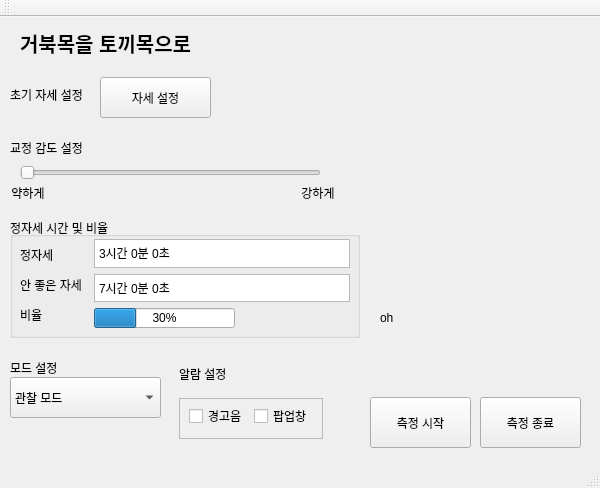
<?xml version="1.0" encoding="UTF-8"?>
<ui version="4.0">
 <class>iHunchClass</class>
 <widget class="QMainWindow" name="iHunchClass">
  <property name="geometry">
   <rect>
    <x>0</x>
    <y>0</y>
    <width>600</width>
    <height>488</height>
   </rect>
  </property>
  <property name="minimumSize">
   <size>
    <width>600</width>
    <height>400</height>
   </size>
  </property>
  <property name="windowTitle">
   <string>iHunch</string>
  </property>
  <property name="windowIcon">
   <iconset resource="iHunch.qrc">
    <normaloff>:/iHunch/gb.png</normaloff>:/iHunch/gb.png</iconset>
  </property>
  <widget class="QWidget" name="centralWidget">
   <widget class="QLabel" name="label">
    <property name="geometry">
     <rect>
      <x>20</x>
      <y>0</y>
      <width>211</width>
      <height>51</height>
     </rect>
    </property>
    <property name="font">
     <font>
      <pointsize>15</pointsize>
      <weight>75</weight>
      <bold>true</bold>
     </font>
    </property>
    <property name="text">
     <string>거북목을 토끼목으로</string>
    </property>
   </widget>
   <widget class="QLabel" name="label_2">
    <property name="geometry">
     <rect>
      <x>10</x>
      <y>70</y>
      <width>121</width>
      <height>16</height>
     </rect>
    </property>
    <property name="text">
     <string>초기 자세 설정</string>
    </property>
   </widget>
   <widget class="QPushButton" name="pushButton">
    <property name="geometry">
     <rect>
      <x>100</x>
      <y>60</y>
      <width>111</width>
      <height>41</height>
     </rect>
    </property>
    <property name="text">
     <string>자세 설정</string>
    </property>
   </widget>
   <widget class="QLabel" name="label_3">
    <property name="geometry">
     <rect>
      <x>10</x>
      <y>120</y>
      <width>91</width>
      <height>21</height>
     </rect>
    </property>
    <property name="text">
     <string>교정 감도 설정</string>
    </property>
   </widget>
   <widget class="QSlider" name="horizontalSlider">
    <property name="geometry">
     <rect>
      <x>20</x>
      <y>140</y>
      <width>301</width>
      <height>31</height>
     </rect>
    </property>
    <property name="minimum">
     <number>1</number>
    </property>
    <property name="maximum">
     <number>5</number>
    </property>
    <property name="orientation">
     <enum>Qt::Horizontal</enum>
    </property>
   </widget>
   <widget class="QLabel" name="label_4">
    <property name="geometry">
     <rect>
      <x>0</x>
      <y>170</y>
      <width>56</width>
      <height>12</height>
     </rect>
    </property>
    <property name="text">
     <string>약하게</string>
    </property>
    <property name="alignment">
     <set>Qt::AlignCenter</set>
    </property>
   </widget>
   <widget class="QLabel" name="label_5">
    <property name="geometry">
     <rect>
      <x>290</x>
      <y>170</y>
      <width>56</width>
      <height>12</height>
     </rect>
    </property>
    <property name="text">
     <string>강하게</string>
    </property>
    <property name="alignment">
     <set>Qt::AlignCenter</set>
    </property>
   </widget>
   <widget class="QGroupBox" name="groupBox">
    <property name="geometry">
     <rect>
      <x>10</x>
      <y>200</y>
      <width>350</width>
      <height>121</height>
     </rect>
    </property>
    <property name="title">
     <string>정자세 시간 및 비율</string>
    </property>
    <property name="alignment">
     <set>Qt::AlignLeading|Qt::AlignLeft|Qt::AlignVCenter</set>
    </property>
    <property name="flat">
     <bool>false</bool>
    </property>
    <property name="checkable">
     <bool>false</bool>
    </property>
    <widget class="QLabel" name="label_6">
     <property name="geometry">
      <rect>
       <x>10</x>
       <y>30</y>
       <width>36</width>
       <height>16</height>
      </rect>
     </property>
     <property name="text">
      <string>정자세</string>
     </property>
     <property name="alignment">
      <set>Qt::AlignLeading|Qt::AlignLeft|Qt::AlignVCenter</set>
     </property>
    </widget>
    <widget class="QLabel" name="label_7">
     <property name="geometry">
      <rect>
       <x>10</x>
       <y>60</y>
       <width>68</width>
       <height>16</height>
      </rect>
     </property>
     <property name="text">
      <string>안 좋은 자세</string>
     </property>
     <property name="alignment">
      <set>Qt::AlignLeading|Qt::AlignLeft|Qt::AlignVCenter</set>
     </property>
    </widget>
    <widget class="QLabel" name="label_8">
     <property name="geometry">
      <rect>
       <x>10</x>
       <y>90</y>
       <width>24</width>
       <height>16</height>
      </rect>
     </property>
     <property name="text">
      <string>비율</string>
     </property>
     <property name="alignment">
      <set>Qt::AlignLeading|Qt::AlignLeft|Qt::AlignVCenter</set>
     </property>
    </widget>
    <widget class="QProgressBar" name="progressBar">
     <property name="geometry">
      <rect>
       <x>84</x>
       <y>91</y>
       <width>141</width>
       <height>20</height>
      </rect>
     </property>
     <property name="value">
      <number>30</number>
     </property>
     <property name="alignment">
      <set>Qt::AlignLeading|Qt::AlignLeft|Qt::AlignVCenter</set>
     </property>
    </widget>
    <widget class="QTextBrowser" name="textBrowser">
     <property name="geometry">
      <rect>
       <x>84</x>
       <y>22</y>
       <width>256</width>
       <height>29</height>
      </rect>
     </property>
     <property name="html">
      <string>&lt;!DOCTYPE HTML PUBLIC &quot;-//W3C//DTD HTML 4.0//EN&quot; &quot;http://www.w3.org/TR/REC-html40/strict.dtd&quot;&gt;
&lt;html&gt;&lt;head&gt;&lt;meta name=&quot;qrichtext&quot; content=&quot;1&quot; /&gt;&lt;style type=&quot;text/css&quot;&gt;
p, li { white-space: pre-wrap; }
&lt;/style&gt;&lt;/head&gt;&lt;body style=&quot; font-family:'Gulim'; font-size:9pt; font-weight:400; font-style:normal;&quot;&gt;
&lt;p style=&quot; margin-top:0px; margin-bottom:0px; margin-left:0px; margin-right:0px; -qt-block-indent:0; text-indent:0px;&quot;&gt;3시간 0분 0초&lt;/p&gt;&lt;/body&gt;&lt;/html&gt;</string>
     </property>
    </widget>
    <widget class="QTextBrowser" name="textBrowser_2">
     <property name="geometry">
      <rect>
       <x>84</x>
       <y>57</y>
       <width>256</width>
       <height>28</height>
      </rect>
     </property>
     <property name="html">
      <string>&lt;!DOCTYPE HTML PUBLIC &quot;-//W3C//DTD HTML 4.0//EN&quot; &quot;http://www.w3.org/TR/REC-html40/strict.dtd&quot;&gt;
&lt;html&gt;&lt;head&gt;&lt;meta name=&quot;qrichtext&quot; content=&quot;1&quot; /&gt;&lt;style type=&quot;text/css&quot;&gt;
p, li { white-space: pre-wrap; }
&lt;/style&gt;&lt;/head&gt;&lt;body style=&quot; font-family:'Gulim'; font-size:9pt; font-weight:400; font-style:normal;&quot;&gt;
&lt;p style=&quot; margin-top:0px; margin-bottom:0px; margin-left:0px; margin-right:0px; -qt-block-indent:0; text-indent:0px;&quot;&gt;7시간 0분 0초&lt;/p&gt;&lt;/body&gt;&lt;/html&gt;</string>
     </property>
    </widget>
   </widget>
   <widget class="QPushButton" name="pushButton_2">
    <property name="geometry">
     <rect>
      <x>370</x>
      <y>380</y>
      <width>101</width>
      <height>51</height>
     </rect>
    </property>
    <property name="text">
     <string>측정 시작</string>
    </property>
   </widget>
   <widget class="QPushButton" name="pushButton_3">
    <property name="geometry">
     <rect>
      <x>480</x>
      <y>380</y>
      <width>101</width>
      <height>51</height>
     </rect>
    </property>
    <property name="text">
     <string>측정 종료</string>
    </property>
   </widget>
   <widget class="QLabel" name="label_9">
    <property name="geometry">
     <rect>
      <x>10</x>
      <y>340</y>
      <width>91</width>
      <height>21</height>
     </rect>
    </property>
    <property name="text">
     <string>모드 설정</string>
    </property>
   </widget>
   <widget class="QComboBox" name="comboBox">
    <property name="geometry">
     <rect>
      <x>10</x>
      <y>360</y>
      <width>151</width>
      <height>41</height>
     </rect>
    </property>
    <item>
     <property name="text">
      <string>관찰 모드</string>
     </property>
    </item>
    <item>
     <property name="text">
      <string>교정 모드</string>
     </property>
    </item>
   </widget>
   <widget class="QWidget" name="widget" native="true">
    <property name="geometry">
     <rect>
      <x>170</x>
      <y>340</y>
      <width>162</width>
      <height>91</height>
     </rect>
    </property>
    <widget class="QLabel" name="label_10">
     <property name="geometry">
      <rect>
       <x>9</x>
       <y>9</y>
       <width>52</width>
       <height>16</height>
      </rect>
     </property>
     <property name="text">
      <string>알람 설정</string>
     </property>
    </widget>
    <widget class="QFrame" name="frame">
     <property name="geometry">
      <rect>
       <x>9</x>
       <y>41</y>
       <width>144</width>
       <height>41</height>
      </rect>
     </property>
     <property name="frameShape">
      <enum>QFrame::StyledPanel</enum>
     </property>
     <property name="frameShadow">
      <enum>QFrame::Raised</enum>
     </property>
     <widget class="QCheckBox" name="checkBox">
      <property name="geometry">
       <rect>
        <x>10</x>
        <y>10</y>
        <width>59</width>
        <height>16</height>
       </rect>
      </property>
      <property name="text">
       <string>경고음</string>
      </property>
     </widget>
     <widget class="QCheckBox" name="checkBox_2">
      <property name="geometry">
       <rect>
        <x>75</x>
        <y>10</y>
        <width>59</width>
        <height>16</height>
       </rect>
      </property>
      <property name="text">
       <string>팝업창</string>
      </property>
     </widget>
    </widget>
   </widget>
   <widget class="QLabel" name="test">
    <property name="geometry">
     <rect>
      <x>380</x>
      <y>260</y>
      <width>111</width>
      <height>81</height>
     </rect>
    </property>
    <property name="text">
     <string>oh</string>
    </property>
   </widget>
  </widget>
  <widget class="QMenuBar" name="menuBar">
   <property name="geometry">
    <rect>
     <x>0</x>
     <y>0</y>
     <width>600</width>
     <height>21</height>
    </rect>
   </property>
  </widget>
  <widget class="QToolBar" name="mainToolBar">
   <attribute name="toolBarArea">
    <enum>TopToolBarArea</enum>
   </attribute>
   <attribute name="toolBarBreak">
    <bool>false</bool>
   </attribute>
  </widget>
  <widget class="QStatusBar" name="statusBar"/>
 </widget>
 <layoutdefault spacing="6" margin="11"/>
 <resources>
  <include location="iHunch.qrc"/>
 </resources>
 <connections>
  <connection>
   <sender>pushButton</sender>
   <signal>clicked()</signal>
   <receiver>iHunchClass</receiver>
   <slot>setPose()</slot>
   <hints>
    <hint type="sourcelabel">
     <x>170</x>
     <y>114</y>
    </hint>
    <hint type="destinationlabel">
     <x>250</x>
     <y>169</y>
    </hint>
   </hints>
  </connection>
  <connection>
   <sender>pushButton_2</sender>
   <signal>clicked()</signal>
   <receiver>iHunchClass</receiver>
   <slot>startBtn()</slot>
   <hints>
    <hint type="sourcelabel">
     <x>395</x>
     <y>434</y>
    </hint>
    <hint type="destinationlabel">
     <x>463</x>
     <y>375</y>
    </hint>
   </hints>
  </connection>
  <connection>
   <sender>pushButton_3</sender>
   <signal>clicked()</signal>
   <receiver>iHunchClass</receiver>
   <slot>endBtn()</slot>
   <hints>
    <hint type="sourcelabel">
     <x>539</x>
     <y>430</y>
    </hint>
    <hint type="destinationlabel">
     <x>562</x>
     <y>372</y>
    </hint>
   </hints>
  </connection>
 </connections>
 <slots>
  <slot>setPose()</slot>
  <slot>startBtn()</slot>
  <slot>endBtn()</slot>
 </slots>
</ui>
